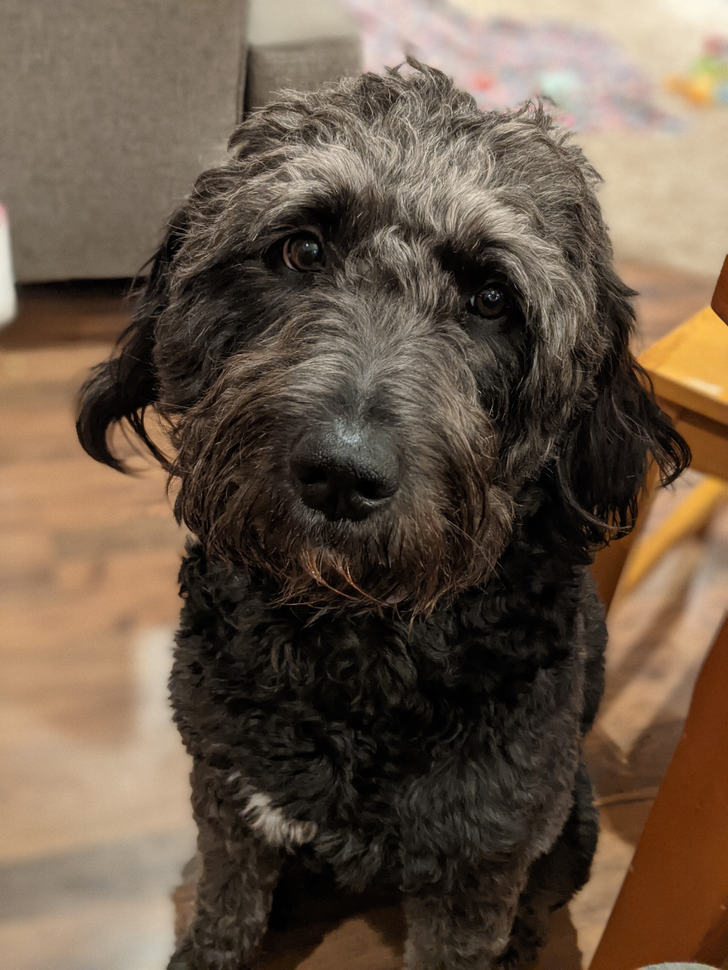
#> input picture module_examples/data_for_exercises/scout.png, 728 x 970 px, shrunk from 1000 x 1333 before the run
$ python numpy_example.py
#> lines starting #> are read from the running program, lines starting #| are printed output that depends on the picture
import numpy as np

array = np.array([0.7,3.1,5.5])

array_linspaced = np.linspace(0,10,5)
array_stepsize = np.arange(0,10,2)

array_2D = np.array([[1,2,3,4],[5,6,7,8]])
array_random1 = np.random.randint(0,100,size = (2,3))
array_random2 = np.random.randint(0,100,size = (2,3))

string1 = "cat"
string2 = "fish"
string3 = string1 + string2

array_random3 = np.concatenate((array_random1,array_random2),axis=0)

new_list = [1, 2, 3, 4]*2
array = array*2

np.sum(array_random3,axis=0)
np.cumsum(array_random3, axis=0)

array_dot = np.dot(array,array.T)
var =np.corrcoef(array_random3)

logic = array_random3 > 75
array_random3[logic]=99

from skimage import io
photo = io.imread('data_for_exercises/scout.png')
#> photo is the input picture: shape (970, 728, 3); mean R, G, B 105.3, 88, 71.9
import matplotlib.pyplot as plt
saved_photo = plt.imshow(photo[:,:,0].T)

threshold_photo = np.where(photo > 75, 255, 0)
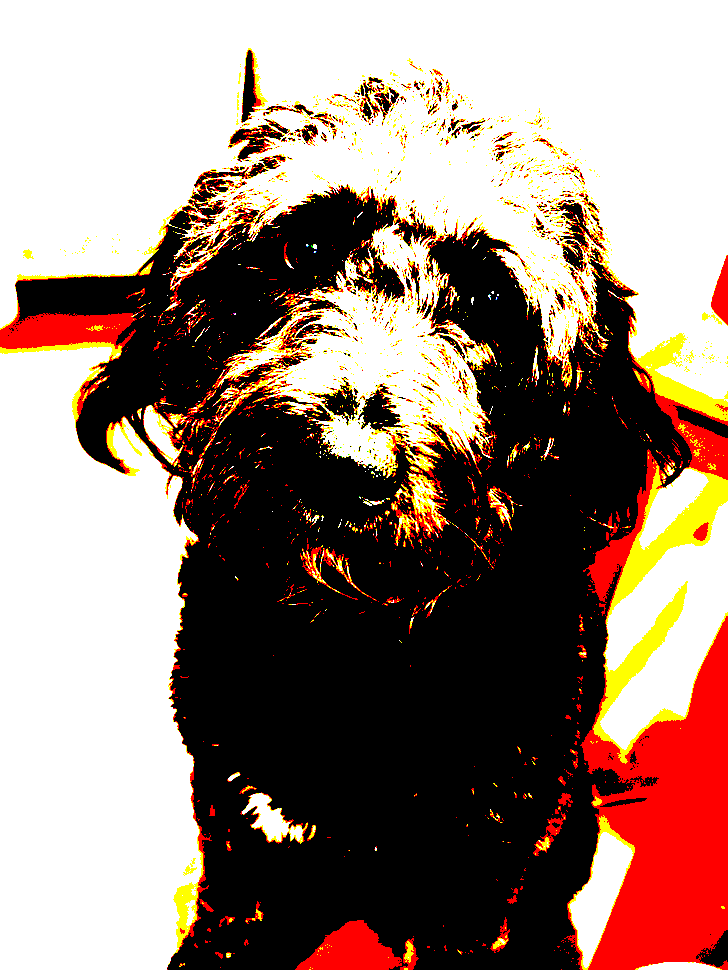
#> threshold_photo: shape (970, 728, 3) int64; mean R, G, B 152.2, 130.2, 119.1
saved_photo = plt.imshow(threshold_photo[:,:,0])

array_1D = np.arange(0,12,1)
reshaped_array = (array_1D.reshape(2,6)).T


plt.savefig('Scout_new.png', dpi=300,bbox_inches="tight")
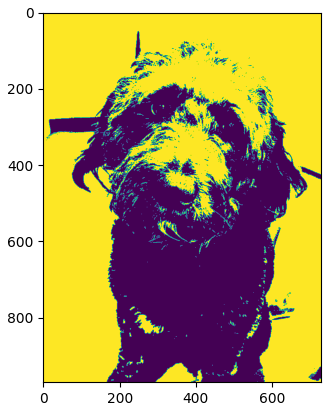
#> figure drawn by matplotlib, 1 panel
